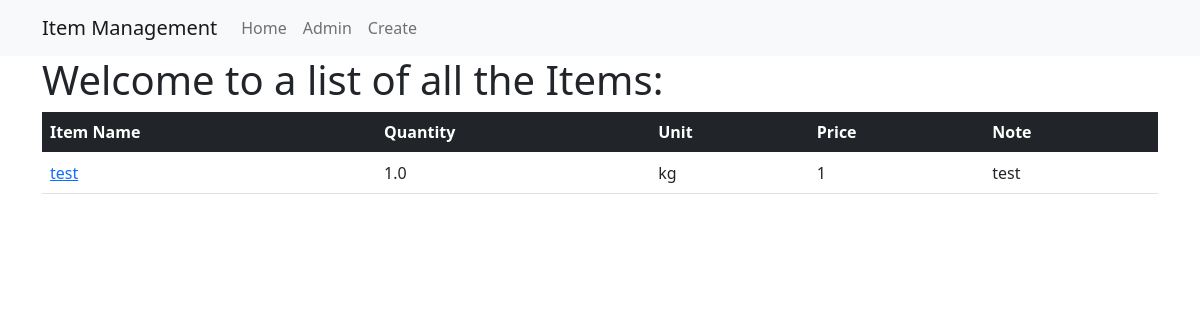
/item_app/, run on an earlier commit of the app's database.
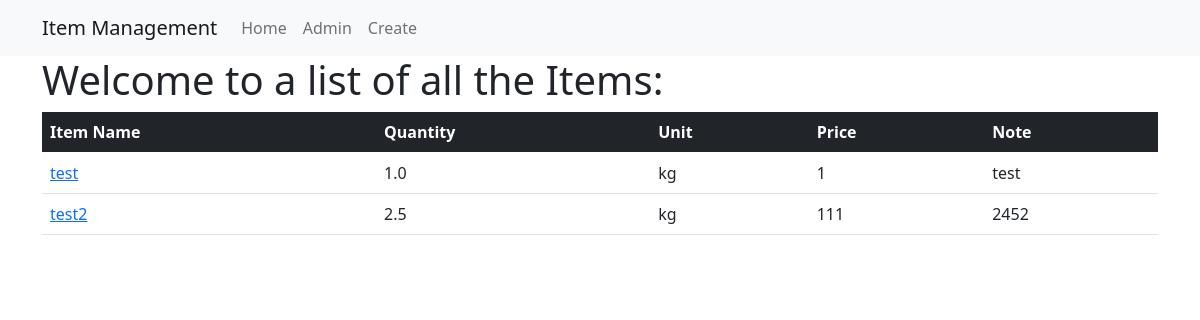
And on a later commit of the database.
### item_app/models.py (models this page shows, shortened)
class Item(models.Model):
    item_name=models.CharField(max_length=264)
    quantity=models.FloatField(null=True)
    unit=models.CharField(max_length=64)
    price=models.IntegerField(null=True)
    note=models.TextField(max_length=264)

### item_app/views.py (the view)
# urls.py: path('', views.ItemListView.as_view(),name='list'),
class ItemListView(ListView):
    print("ItemListView")
    context_object_name='item'
    model= models.Item
    template_name='item_app/item_list.html'

### templates/item_app/item_list.html
{% extends "item_app/base.html"%}
{% block body_block %}
    <h1>Welcome to a list of all the Items:</h1>
    <table class="table">
    <thead class="table-dark">
        <th>Item Name</th>
            <th>Quantity</th>
            <th>Unit</th>
            <th>Price</th>
            <th>Note</th>
    </thead>
        {% for uni_item in item %}
        <tr>
            <td><a href="{% url 'item_app:detail' uni_item.id %}">{{ uni_item.item_name }}</a></td>
            <td>{{ uni_item.quantity }}</td>
            <td>{{ uni_item.unit }}</td>
            <td>{{ uni_item.price }}</td>
            <td>{{ uni_item.note }}</td>
        </tr>
        {% endfor %}
    </table>
    {% endblock %}

### templates/item_app/base.html (shortened to what this page needs)
<!DOCTYPE html>
<html lang="en" dir="ltr">
  <head>
    <link href="https://cdn.jsdelivr.net/npm/bootstrap@5.0.0-beta2/dist/css/bootstrap.min.css" rel="stylesheet">
  </head>
  <body>
    <div class="navbar navbar-expand-lg navbar-light bg-light">
       <div class="container">
           <div class="collapse navbar-collapse" id="navbarNav">
               <a class="navbar-brand" href="#">Item Management</a>
               <ul class="navbar-nav">
                   <li class="nav-item"><a class="nav-link" href="{% url "item_app:list" %}">Home</a></li>
                   <li class="nav-item"><a class="nav-link" href="{% url "admin:index" %}">Admin</a></li>
                   <li class="nav-item"><a class="nav-link" href="{% url "item_app:create" %}">Create</a></li>
               </ul>
           </div>
       </div>
   </div>
    <div class="container">
        {% block body_block %}
        {% endblock %}
    </div>
  </body>
</html>

What changed in the data, as far as the page shows it:
added Item: item_name "test2", quantity "2.5", unit "kg", price "111", note "2452"
